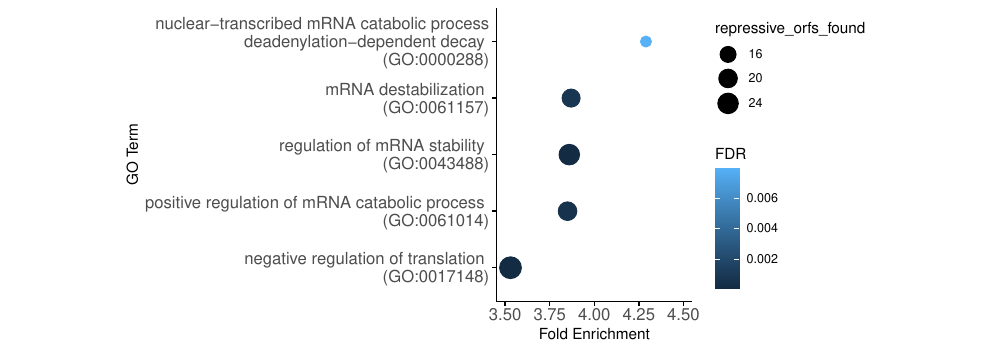

The R source for this figure:
library(ggplot2)
library(viridis)
setwd("~/yeast-idr-analysis-main/processed_scores/")

scores = read.csv("wt_yfp_irfp_scores.csv")
scores$yorf = sapply(scores$Name, function(x){sub("^(.*?)_.*", "\\1", x)})
scores$yorf = substr(scores$yorf, 1, nchar(scores$yorf)-1)

repressors = scores[scores$avg_activity <= -1,]
repressors = unique(repressors$yorf)


#for GO
setwd("~/yeast-idr-analysis-main/fig2_ms1/GOplots/")
if(!(file.exists('repressive_orfs.txt')) & !(file.exists('all_orfs.txt'))){
  write.table(repressors, file = 'repressive_orfs.txt',sep='\t', row.names = F, quote = F)
  write.table(unique(scores$yorf), file='all_orfs.txt', sep='\t', row.names=F, quote= F)
}


if(!file.exists('pantherDB_GOterms.csv')){
  print('Run pantherDB to get GO terms')
}else{
  go_terms = read.csv("pantherDB_GOterms.csv")
}

colnames(go_terms) = c('GO_process', 'all_orfs.txt - REFLIST','repressive_orfs_found',
                       'repressive_orfs_expected','repressive_orfs.txt_(over/under)','fold_enrichment','rawPval','FDR')
go_terms = go_terms[7:nrow(go_terms),]



#plot select ones with GO terms > 3. 
top_terms = go_terms[go_terms$fold_enrichment > 3, ]
top_terms$GO_process = gsub(',','\n',top_terms$GO_process)
top_terms$GO_process = gsub("\\(","\n(",top_terms$GO_process)
toShow = top_terms[c(1,3,4,5,11),]
toShow$FDR = as.numeric(toShow$FDR)
toShow$repressive_orfs_found = as.numeric(toShow$repressive_orfs_found)
toShow$GO_process <- factor(toShow$GO_process, 
                           levels = toShow$GO_process[order(toShow$fold_enrichment)])

topTerms = ggplot(toShow, aes(x = as.numeric(fold_enrichment), y =GO_process, color=FDR,size=repressive_orfs_found)) + 
  geom_point() + 
  scale_size_continuous(range = c(13/27*7, 27/27*7)) + 
  labs(x = "Fold Enrichment", y = "GO Term") + 
  xlim(c(3.5,4.5)) + 
  theme_minimal()  + 
  theme(panel.grid = element_blank(),
        axis.line = element_line(color = "black"),
        axis.ticks = element_line(color = "black",),
        aspect.ratio = 1.5,
        axis.ticks.length = unit(0.1,'cm'),
        panel.border = element_blank(), 
        axis.text.x = element_text(size = 12),
        axis.text.y = element_text(size = 12))


  

if(!file.exists('topGO_terms.pdf')){
  ggsave('topGo_terms.pdf',topTerms,height = 3.5, width = 10, units='in')
}



###generate full table for supplement
go_terms$FDR = as.numeric(go_terms$FDR)
go_terms$repressive_orfs_found = as.numeric(go_terms$repressive_orfs_found)
go_terms$GO_process <- factor(go_terms$GO_process, 
                            levels = go_terms$GO_process[order(go_terms$fold_enrichment)])
go_terms$fold_enrichment = as.numeric(go_terms$fold_enrichment)



full_terms = ggplot(go_terms, aes(x = as.numeric(fold_enrichment), y =GO_process, color=FDR,size=repressive_orfs_found)) + 
  geom_point() + 
  scale_size_continuous(range = c(7/251*89, 251/251*9)) + 
  labs(x = "Fold Enrichment", y = "GO Term") + guides(size = guide_legend(title = "Repress Found")) + 
  theme_minimal()  +  theme(axis.text.y = element_text(size = 12))

setwd("~/yeast-idr-analysis-main/suppFigs/suppFig_2/")
if(!file.exists('full_GOtermsV2.pdf')){
  ggsave('full_GOtermsV2.pdf',full_terms,height = 22, width = 13, units='in')
}



